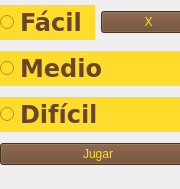
<?xml version="1.0" encoding="UTF-8"?>
<ui version="4.0">
 <class>dificultad</class>
 <widget class="QWidget" name="dificultad">
  <property name="geometry">
   <rect>
    <x>0</x>
    <y>0</y>
    <width>180</width>
    <height>189</height>
   </rect>
  </property>
  <property name="windowTitle">
   <string>Form</string>
  </property>
  <property name="styleSheet">
   <string notr="true"/>
  </property>
  <widget class="QWidget" name="">
   <property name="geometry">
    <rect>
     <x>0</x>
     <y>0</y>
     <width>196</width>
     <height>174</height>
    </rect>
   </property>
   <layout class="QGridLayout" name="gridLayout">
    <item row="0" column="0">
     <widget class="QRadioButton" name="facil">
      <property name="font">
       <font>
        <family>Verdana</family>
        <pointsize>18</pointsize>
        <weight>75</weight>
        <bold>true</bold>
       </font>
      </property>
      <property name="styleSheet">
       <string notr="true">color: rgb(103, 68, 42);
background-color: rgb(255, 220, 44);</string>
      </property>
      <property name="text">
       <string>Fácil</string>
      </property>
     </widget>
    </item>
    <item row="0" column="1">
     <widget class="QPushButton" name="pushButton_2">
      <property name="enabled">
       <bool>true</bool>
      </property>
      <property name="styleSheet">
       <string notr="true">color: rgb(255, 220, 44);
background-color: rgb(103, 68, 42);</string>
      </property>
      <property name="text">
       <string>X</string>
      </property>
     </widget>
    </item>
    <item row="1" column="0" colspan="2">
     <widget class="QRadioButton" name="medio">
      <property name="font">
       <font>
        <family>Verdana</family>
        <pointsize>18</pointsize>
        <weight>75</weight>
        <bold>true</bold>
       </font>
      </property>
      <property name="styleSheet">
       <string notr="true">color: rgb(103, 68, 42);
background-color: rgb(255, 220, 44);</string>
      </property>
      <property name="text">
       <string>Medio</string>
      </property>
     </widget>
    </item>
    <item row="2" column="0" colspan="2">
     <widget class="QRadioButton" name="dificil">
      <property name="font">
       <font>
        <family>Verdana</family>
        <pointsize>18</pointsize>
        <weight>75</weight>
        <bold>true</bold>
       </font>
      </property>
      <property name="styleSheet">
       <string notr="true">color: rgb(103, 68, 42);
background-color: rgb(255, 220, 44);</string>
      </property>
      <property name="text">
       <string>Difícil</string>
      </property>
     </widget>
    </item>
    <item row="3" column="0" colspan="2">
     <widget class="QPushButton" name="pushButton">
      <property name="styleSheet">
       <string notr="true">color: rgb(255, 220, 44);
background-color: rgb(103, 68, 42);</string>
      </property>
      <property name="text">
       <string>Jugar</string>
      </property>
     </widget>
    </item>
   </layout>
  </widget>
 </widget>
 <resources/>
 <connections/>
</ui>
